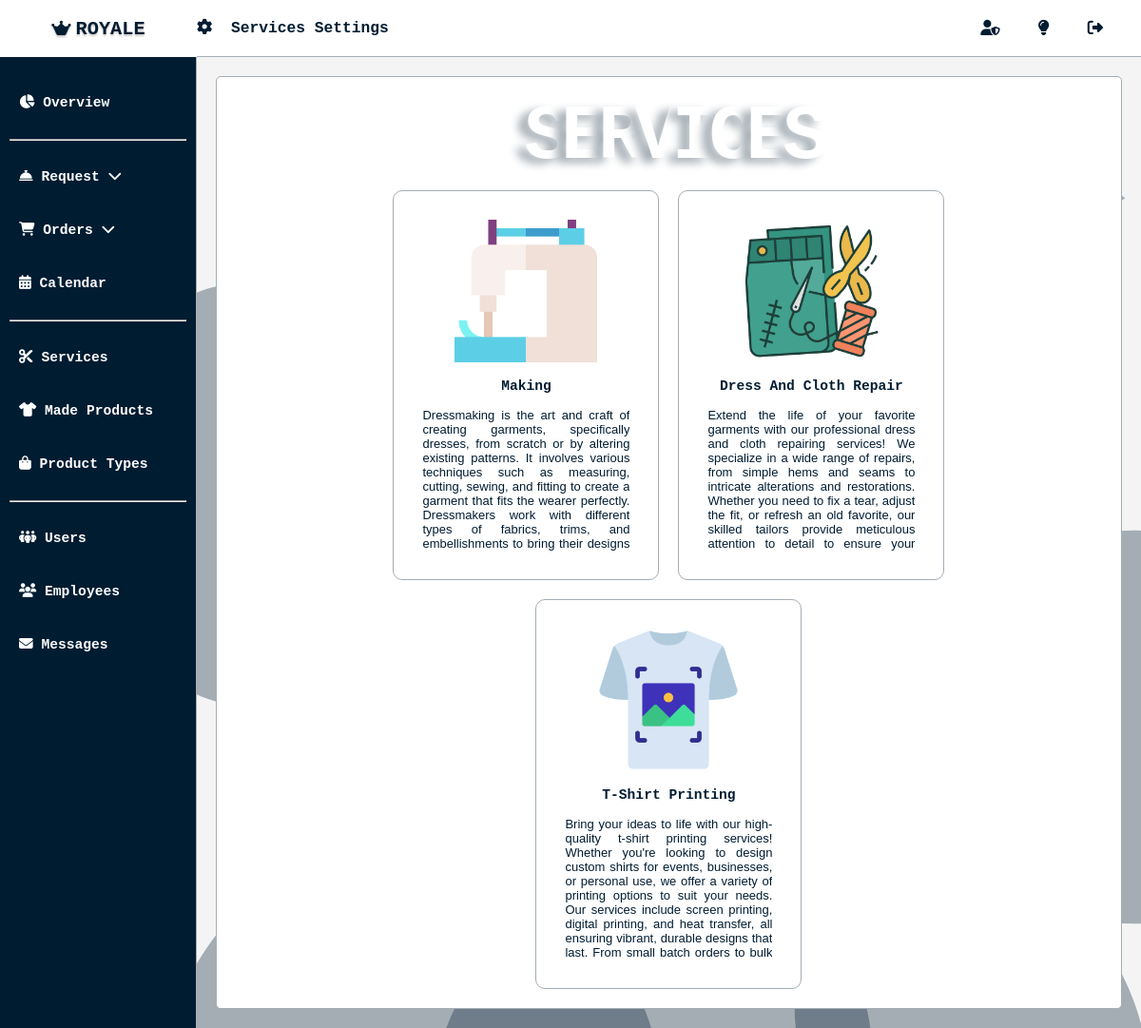
The app's page /admin/services_settings.php (signed in), older data.
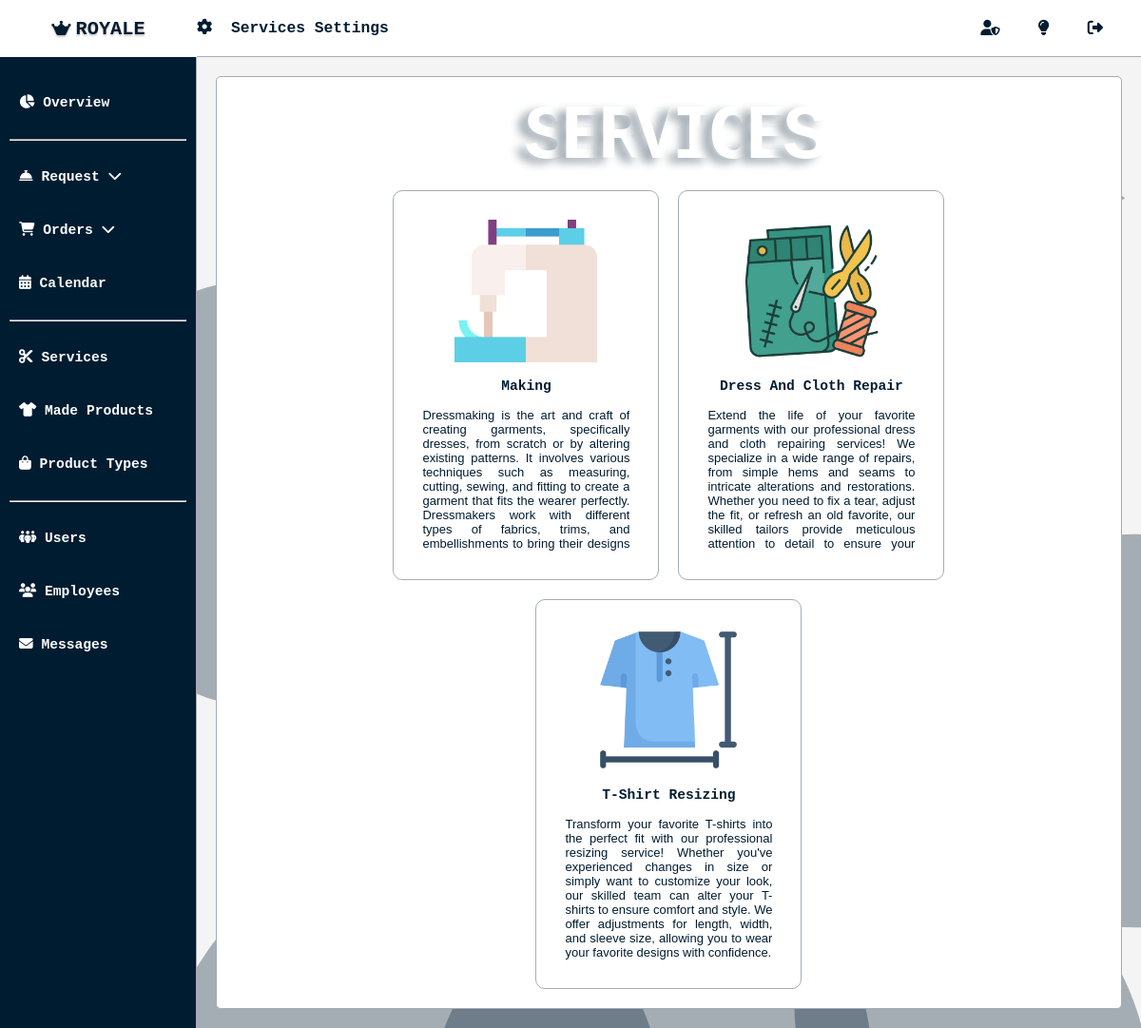
The same page, newer data.
### tables this page shows
CREATE TABLE `services` (
  `service_id` int(11) NOT NULL,
  `service_status` varchar(255) NOT NULL,
  `service_name` varchar(255) NOT NULL,
  `service_description` text NOT NULL,
  `service_photo` varchar(255) NOT NULL
);

### admin/services_settings.php (the view, shortened to what this page needs)
<?php
require 'dbconnect.php';
?>
<!DOCTYPE html>
<html lang="en">
<head>
    <?php include 'important.php'; ?>
    <link rel="stylesheet" href="css/main.css?v=<?php echo time(); ?>">
    <link rel="stylesheet" href="css/all_dashboard.css?v=<?php echo time(); ?>">
</head>
<body class="<?php echo isset($_SESSION['admin_id']) ? 'admin-mode' : ''; ?>">
    <div class="overall-container">
        <?php
        include 'sidenav.php'
            ?>
        <main>
            <div class="header-container">
                <div class="header-label-container">
                    <i class="fa-solid fa-gear"></i>
                    <label for="">Services Settings</label>
                </div>
                <?php
                include 'header_icons_container.php';
                ?>
            </div>
            <div class="content-container">
                <div class="content">
                    <div class="title-head">
                        <div class="shadows hidden">
                            <span>s</span>
                            <span>e</span>
                            <span>r</span>
                            <span>v</span>
                            <span>i</span>
                            <span>c</span>
                            <span>e</span>
                            <span>s</span>
                        </div>
                    </div>
                    <div class="main-container-service">
                        <div class="services-box-container hidden">
                            <?php
                            $sql = "SELECT service_id, service_status, service_name, service_description, service_photo FROM services WHERE service_status = 'active'";
                            $result = $conn->query($sql);
                            if ($result->num_rows > 0) {
                                while ($row = $result->fetch_assoc()) {
                                    ?>
                                    <div class="service-box" onclick="openModal(<?php echo $row['service_id']; ?>)">
                                        <img src="services/<?php echo $row['service_photo']; ?>"
                                            alt="<?php echo $row['service_name']; ?>">
                                        <h2><?php echo $row['service_name']; ?></h2>
                                        <p><?php echo $row['service_description']; ?></p>
                                    </div>
                                    <?php
                                }
                            } else {
                                echo "No services found.";
                            }
                            ?>
                        </div>
                    </div>
                </div>
            </div>
    </div>
</body>
</html>

### admin/important.php (shortened to what this page needs)
<link href="../fontawesome/css/fontawesome.css" rel="stylesheet" />
<link href="../fontawesome/css/brands.css" rel="stylesheet" />
<link href="../fontawesome/css/solid.css" rel="stylesheet" />
<link rel="stylesheet" href="../toastr/toastr.min.css">

### admin/sidenav.php (shortened to what this page needs)
<section class="sidenav-container">
    <div class="logo-container">
        <label for=""><i class="fa-brands fa-web-awesome"></i>ROYALE</label>
    </div>
    <div class="nav-container">
        <ul class="menu">
            <li>
                <a href="admin_dashboard.php" class="menu-toggle"><i class="fa-solid fa-chart-pie"></i> Overview</a>
            </li>
            <hr>
            <li>
                <a href="#" class="menu-toggle"><i class="fa-solid fa-bell-concierge"></i> Request <i
                        class="fa-solid fa-chevron-down"></i></a>
            </li>
            <li>
                <a href="#" class="menu-toggle"><i class="fa-solid fa-cart-shopping"></i> Orders <i
                        class="fa-solid fa-chevron-down"></i></a>
            </li>
            <li>
            <a href="calendar.php" class="menu-toggle"><i class="fa-solid fa-calendar-days"></i> Calendar</a>
            </li>
            <hr>
            <li>
                <a href="services_settings.php" class="menu-toggle"><i class="fa-solid fa-scissors"></i> Services</a>
            </li>
            <li>
                <a href="product_settings.php" class="menu-toggle"><i class="fa-solid fa-shirt"></i> Made Products</a>
            </li>
            <li>
                <a href="productType_settings.php" class="menu-toggle"><i class="fa-solid fa-bag-shopping"></i> Product Types</a>
            </li>
            <hr>
            <li>
                <a href="user_settings.php" class="menu-toggle"><i class="fa-solid fa-people-group"></i> Users</a>
            </li>
            <li>
                <a href="employee_settings.php" class="menu-toggle"><i class="fa-solid fa-users"></i> Employees</a>
            </li>
            <li>
                <a href="messages.php" class="menu-toggle"><i class="fa-solid fa-envelope"></i> Messages</a>
            </li>
        </ul>
    </div>
</section>

### admin/header_icons_container.php (shortened to what this page needs)
<div class="header-icons-container">
    <div class="icon-with-tooltip">
        <i id="user-shield" class="fa-solid fa-user-shield"></i>
    </div>
    <div class="icon-with-tooltip">
        <i id="theme-toggle" class="fa-solid fa-lightbulb"></i>
    </div>
    <div class="icon-with-tooltip">
        <i id="logout-btn" class="fa-solid fa-right-from-bracket"></i>
    </div>
</div>

### admin/css/main.css (style rules this page uses)
* { margin: 0; padding: 0; box-sizing: border-box; font-family: monospace; }
html { scroll-behavior: smooth; }
:root { --thumb-hover: #c5c5c5; font-size: 62.5%; --pure-white: white; --first-bgcolor: white; --second-bgcolor: #F4F4F4; --text-color: #001C31; --text-color2: gray; --text-shadow: rgb(200, 200, 200); --border-color: #001C31; --hover-color: #2326452f; --box-shadow: #A4ADB4; --box-shadow-hover: rgb(221, 221, 221); --padding-color: #F4F4F4; --search-hover: #474866; --shopnow-bg: #001C31; --return-bg: #414141; --button-bg: #001C31; --button-bg2: rgba(0, 43, 76, 0.637); --text-bg: #001C31; --hover-button: #004274; --cancel-color: #dc3545; }
a { cursor: pointer; text-decoration: none; list-style: none; }
p { font-family: 'Anton', Arial, sans-serif; }
.hidden { opacity: 0; transform: translateY(20px); transition: opacity 0.3s ease-out, transform 0.6s ease-out; }
.visible { opacity: 1; transform: translateY(0); }
.sidenav-container { display: flex !important; flex-direction: column !important; justify-content: space-between !important; background-color: var(--button-bg) !important; width: 250px !important; height: 100vh !important; }
.logo-container { display: flex !important; flex-direction: row !important; justify-content: center !important; width: 100% !important; align-items: center !important; height: 60px !important; background-color: var(--first-bgcolor) !important; z-index: 10 !important; }
.logo-container label { font-weight: bold; font-size: 2.5rem !important; color: var(--text-color) !important; text-shadow: 0 2px 2px var(--text-shadow) !important; }
.logo-container i { font-size: 2rem !important; margin-right: 5px; }
.nav-container { padding-top: 20px; flex-grow: 1; width: 100%; overflow-y: scroll; border-right: 1px solid var(--box-shadow); }
.menu { list-style-type: none; padding: 0; }
.menu>li { position: relative; }
.menu>li>a.menu-toggle { font-weight: bold; text-decoration: none; padding: 20px; display: block; color: var(--pure-white); cursor: pointer; font-size: 1.8rem; background-color: var(--button-bg); }
.menu hr { margin: 10px; }

### admin/css/all_dashboard.css (style rules this page uses)
body { position: relative; width: 100%; height: 100%; background-color: var(--first-bgcolor); }
.overall-container { display: flex; flex-direction: row; justify-content: space-between; }
.overall-container main { width: 100%; height: 100%; display: flex; flex-direction: column; }
main .header-container { display: flex; justify-content: space-between; align-items: center; height: 60px; padding: 0px; background-color: var(--first-bgcolor); z-index: 10; border-bottom: 1px solid var(--box-shadow); }
.header-container .header-label-container { font-size: 2rem; color: var(--text-color); font-weight: bold; }
.header-container .header-label-container i { margin-right: 10px; }
.header-container .header-icons-container { display: flex; gap: 40px; margin-right: 40px; }
.header-container .header-icons-container i { font-size: 2rem; cursor: pointer; color: var(--text-color); }
body main .content-container { width: 100%; height: calc(100vh - 60px); background-image: url(../../system_images/home-light.svg); background-size: cover; background-repeat: no-repeat; background-position: center; padding: 20px; }
.content-container .content { width: 100%; height: 100%; background-color: var(--first-bgcolor); border-radius: 5px; border: 1px solid var(--box-shadow); display: flex; flex-direction: column; padding: 10px; }
.services-box-container { display: flex; gap: 20px; margin: 0 20px; padding: 10px 0 20px 0; overflow-x: scroll; scroll-behavior: smooth; }

### admin/header_icons_container.php (style rules this page uses)
.icon-with-tooltip { position: relative; display: inline-block; }
.icon-with-tooltip i { cursor: pointer; }

Row changes from the older to the newer data that the page shows:
changed services: service_photo: a different picture; service_name "T-Shirt Printing" → "T-Shirt Resizing"; service_description "Bring your ideas to life with our high-quality t-shirt printing services! Whether you're looking to design custom shirts for events, businesses, or personal use, we offer a variety of printing options to suit your needs. Our services include screen printing, digital printing, and heat transfer, all ensuring vibrant, durable designs that last. From small batch orders to bulk…" → "Transform your favorite T-shirts into the perfect fit with our professional resizing service! Whether you've experienced changes in size or simply want to customize your look, our skilled team can alter your T-shirts to ensure comfort and style. We offer adjustments for length, width, and sleeve size, allowing you to wear your favorite designs with confidence."
